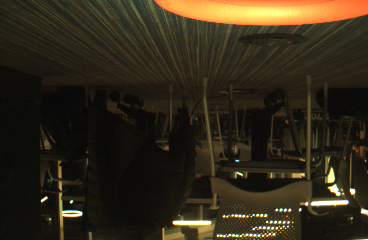
#> input picture data/color0001.png, 368 x 240 px; its folder holds only this picture in this run
$ python TorusDetector.py
#> lines starting #> are read from the running program, lines starting #| are printed output that depends on the picture; after the words box and inside, x2 and y2 are one past the last pixel; in counts of white or black regions, pixels touching at a corner belong together
import cv2
import glob
import numpy as np

from typing import Tuple, Optional
from dataclasses import dataclass


def percent_to_u8(percent):
#> further down, image is the input picture: shape (240, 368, 3); mean B, G, R 26, 41.5, 49.7
    return int((float(percent) / 100.0) * 255)


@dataclass
class TorusDetectorOptions:
    """Class for specifying options for TorusDetector."""

    # Note that HSV will have the following ranges:
    # Hue - will be between [0, 180]
    # Saturation - will be betwee [0, 100]
    # Value - will be betwee [0, 100]

    hsv_start: Tuple[int, int, int] = (0, percent_to_u8(35), percent_to_u8(85))
    hsv_end: Tuple[int, int, int] = (15, percent_to_u8(100), percent_to_u8(100))

    # Must be an odd number, larger kernel -> more blurring
    blur_kernel_size: int = 7


class TorusDetector:
    def __init__(self, config: Optional[TorusDetectorOptions] = None):
        if config is not None:
            self.config = config
        else:
            self.config = TorusDetectorOptions()
        self.masked_result = None

    def generate_color_mask(self, image_bgr):
        img_blur = cv2.medianBlur(image_bgr, self.config.blur_kernel_size)
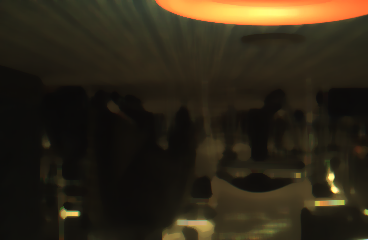
#> img_blur: shape (240, 368, 3); mean B, G, R 23.9, 38.9, 46.8
        hsv = cv2.cvtColor(img_blur, cv2.COLOR_BGR2HSV)
#> hsv: shape (240, 368, 3); mean H, S, V 21.1, 101.3, 46.9
        mask = cv2.inRange(hsv, self.config.hsv_start, self.config.hsv_end)
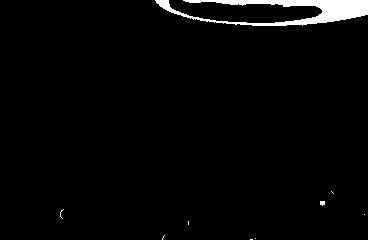
#> mask: shape (240, 368); 2.5% white; 9 white regions (7 under 20 px), largest, box (x1, y1, x2, y2) and area: (155, 0, 368, 26) 2167, (320, 201, 325, 206) 21
        return mask

    def __call__(self, input_image):
        mask = self.generate_color_mask(input_image)
        result = cv2.bitwise_and(input_image, input_image, mask=mask)
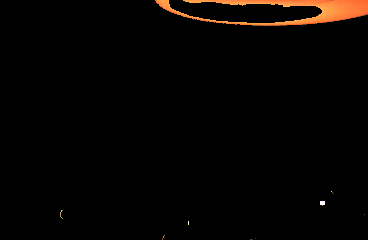
#> result: shape (240, 368, 3); mean B, G, R 1.7, 3.5, 6.3
        errosion_kernel = np.ones((7,7))
        result = cv2.erode(result, errosion_kernel)
        errosion_kernel = np.ones((3,3))
        result = cv2.dilate(result, errosion_kernel)


        # Debug masked image.
        self.masked_result = result

        result = cv2.medianBlur(
            cv2.cvtColor(result, cv2.COLOR_BGR2GRAY), self.config.blur_kernel_size
        )
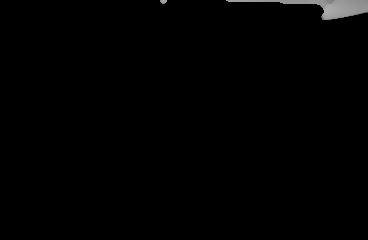
#> result: shape (240, 368); min 0, max 171, mean 1.8

        # TODO: Add Support for configuring these values.
        circles = cv2.HoughCircles(
            result,
            cv2.HOUGH_GRADIENT,
            1,
            result.shape[0] / 8,
            param1=100,
            param2=30,
            minRadius=0,
            maxRadius=0,
        )
#> circles = None
        return circles


if __name__ == "__main__":
    tdoptions = TorusDetectorOptions(
        hsv_start=(7, percent_to_u8(40), percent_to_u8(35)),
        hsv_end=(15, percent_to_u8(100), percent_to_u8(100)),
        blur_kernel_size=9,
    )
    td = TorusDetector(tdoptions)

    # Collect images from data set.
    found_images = glob.glob("data/*color*.png")
    out_folder = "out"

    for img_path in found_images:
        image = cv2.imread(img_path, cv2.IMREAD_COLOR)
        circles = td(image)

        # Visualize the Circles.
        blob_color = (255, 0, 0)
        blobs = image[:]
        count = 0
        # If circles are present, draw on input image.
        if circles is not None:
            count = len(circles)
            # Convert to unsigned int since pixel locations are whole numbers.
            circles = np.uint16(np.around(circles))
            for i in circles[0, :]:
                center = (i[0], i[1])
                cv2.circle(blobs, center, 1, blob_color, 3)
                radius = i[2]
                cv2.circle(blobs, center, radius, blob_color, 3)

        # Write debug text to original image.
        text = "Number of Detected Circles: " + str(count)
        cv2.putText(blobs, text, (20, 550), cv2.FONT_HERSHEY_SIMPLEX, 1, blob_color, 2)

        # Show image with circles.
        cv2.imshow("Filtering Circular Blobs Only", np.concatenate([td.masked_result,image ]))
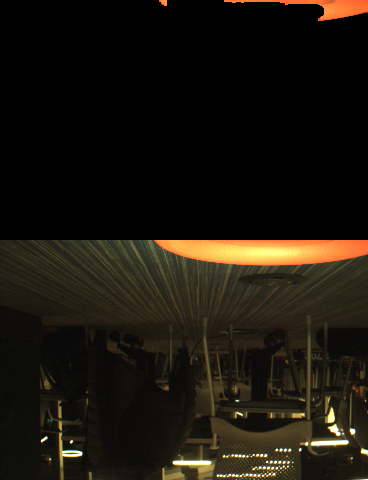
#> window 'Filtering Circular Blobs Only': shape (480, 368, 3); mean B, G, R 13.4, 21.5, 26.4
        if cv2.waitKey(0) == ord("q"):
#> (key q is pressed here)
            break
    cv2.destroyAllWindows()

$ run again, on data/color0009.png
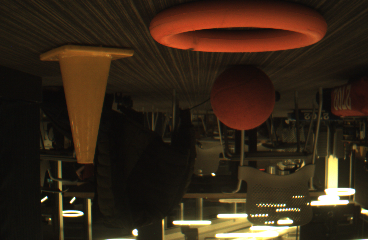
#> input picture data/color0009.png, 368 x 240 px
#> image is the input picture: shape (240, 368, 3); mean B, G, R 24.4, 38.7, 53.6
#> hsv: shape (240, 368, 3); mean H, S, V 17.5, 124.9, 51.5
#> in generate_color_mask, `mask = cv2.inRange(hsv, self.config.hsv_start, self.config.hsv_end)`:
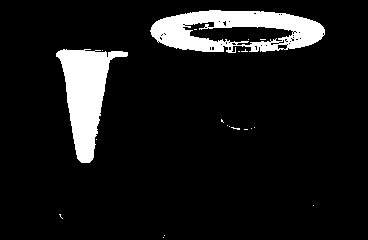
#> mask: shape (240, 368); 9.4% white; 20 white regions (18 under 20 px), largest, box (x1, y1, x2, y2) and area: (150, 10, 325, 53) 4406, (56, 49, 128, 163) 3837
#> circles = None
#> `cv2.imshow("Filtering Circular Blobs Only", np.concatenate([td.masked_..`:
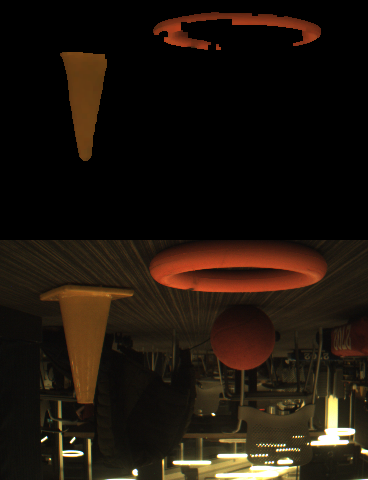
#> window 'Filtering Circular Blobs Only': shape (480, 368, 3); mean B, G, R 12.8, 21.1, 30.2

$ run again, on data/color0011.png
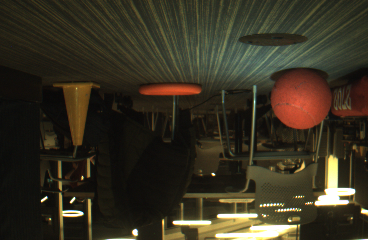
#> input picture data/color0011.png, 368 x 240 px
#> image is the input picture: shape (240, 368, 3); mean B, G, R 33.7, 48.8, 54.7
#> hsv: shape (240, 368, 3); mean H, S, V 26.1, 95.1, 53.3
#> in generate_color_mask, `mask = cv2.inRange(hsv, self.config.hsv_start, self.config.hsv_end)`:
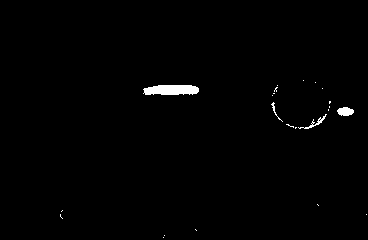
#> mask: shape (240, 368); 0.87% white; 23 white regions (19 under 20 px), largest, box (x1, y1, x2, y2) and area: (143, 85, 199, 95) 483, (337, 107, 354, 116) 116, (298, 114, 327, 129) 79, (271, 102, 283, 122) 35
#> circles = None
#> `cv2.imshow("Filtering Circular Blobs Only", np.concatenate([td.masked_..`:
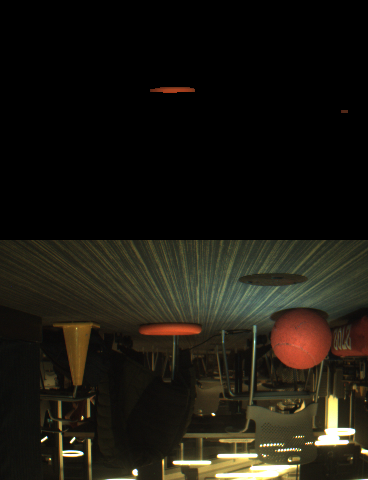
#> window 'Filtering Circular Blobs Only': shape (480, 368, 3); mean B, G, R 16.9, 24.5, 27.5

$ run again, on data/color0003.png
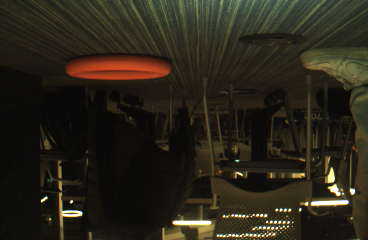
#> input picture data/color0003.png, 368 x 240 px
#> image is the input picture: shape (240, 368, 3); mean B, G, R 25, 37.1, 41.7
#> hsv: shape (240, 368, 3); mean H, S, V 24.2, 92.9, 39.8
#> in generate_color_mask, `mask = cv2.inRange(hsv, self.config.hsv_start, self.config.hsv_end)`:
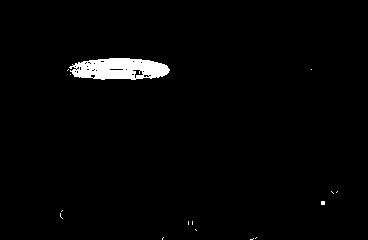
#> mask: shape (240, 368); 1.9% white; 15 white regions (14 under 20 px), largest, box (x1, y1, x2, y2) and area: (69, 58, 170, 80) 1639
#> circles = None
#> `cv2.imshow("Filtering Circular Blobs Only", np.concatenate([td.masked_..`:
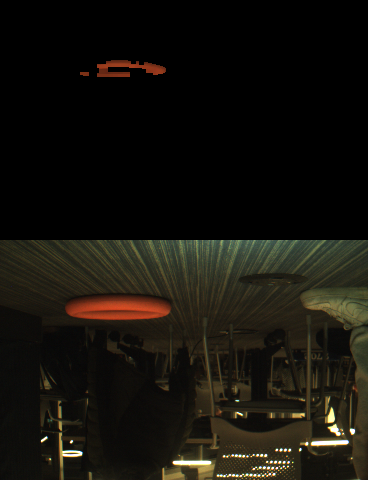
#> window 'Filtering Circular Blobs Only': shape (480, 368, 3); mean B, G, R 12.6, 18.8, 21.3
